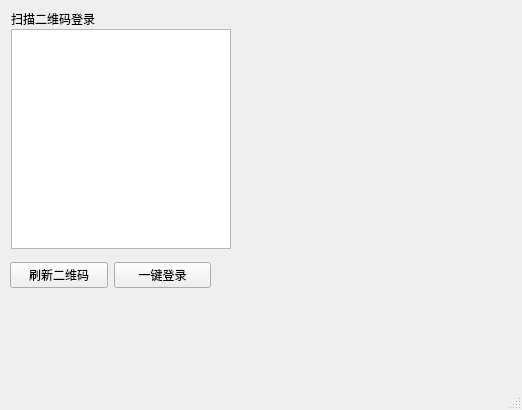
<?xml version="1.0" encoding="UTF-8"?>
<ui version="4.0">
 <class>MainWindow</class>
 <widget class="QMainWindow" name="MainWindow">
  <property name="geometry">
   <rect>
    <x>0</x>
    <y>0</y>
    <width>522</width>
    <height>410</height>
   </rect>
  </property>
  <property name="windowTitle">
   <string>MainWindow</string>
  </property>
  <widget class="QWidget" name="centralwidget">
   <widget class="QWidget" name="horizontalLayoutWidget">
    <property name="geometry">
     <rect>
      <x>10</x>
      <y>260</y>
      <width>201</width>
      <height>31</height>
     </rect>
    </property>
    <layout class="QHBoxLayout" name="horizontalLayout">
     <item>
      <widget class="QPushButton" name="pushButton_2">
       <property name="text">
        <string>刷新二维码</string>
       </property>
      </widget>
     </item>
     <item>
      <widget class="QPushButton" name="pushButton">
       <property name="text">
        <string>一键登录</string>
       </property>
      </widget>
     </item>
    </layout>
   </widget>
   <widget class="QLabel" name="label">
    <property name="geometry">
     <rect>
      <x>11</x>
      <y>11</y>
      <width>84</width>
      <height>16</height>
     </rect>
    </property>
    <property name="text">
     <string>扫描二维码登录</string>
    </property>
   </widget>
   <widget class="QGraphicsView" name="graphicsView">
    <property name="enabled">
     <bool>true</bool>
    </property>
    <property name="geometry">
     <rect>
      <x>11</x>
      <y>29</y>
      <width>220</width>
      <height>220</height>
     </rect>
    </property>
   </widget>
  </widget>
  <widget class="QMenuBar" name="menubar">
   <property name="geometry">
    <rect>
     <x>0</x>
     <y>0</y>
     <width>522</width>
     <height>23</height>
    </rect>
   </property>
  </widget>
  <widget class="QStatusBar" name="statusbar"/>
 </widget>
 <resources/>
 <connections/>
</ui>
